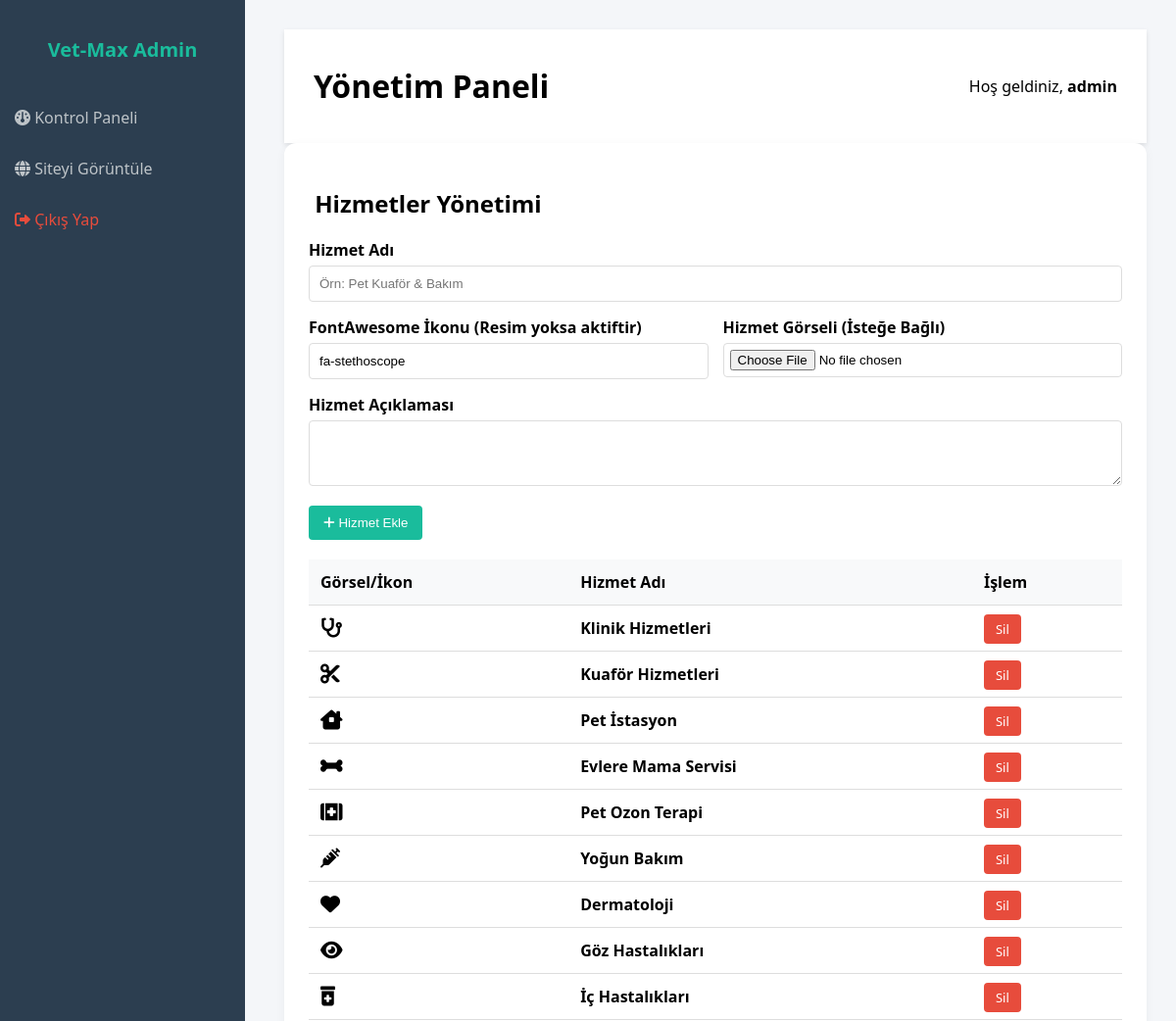
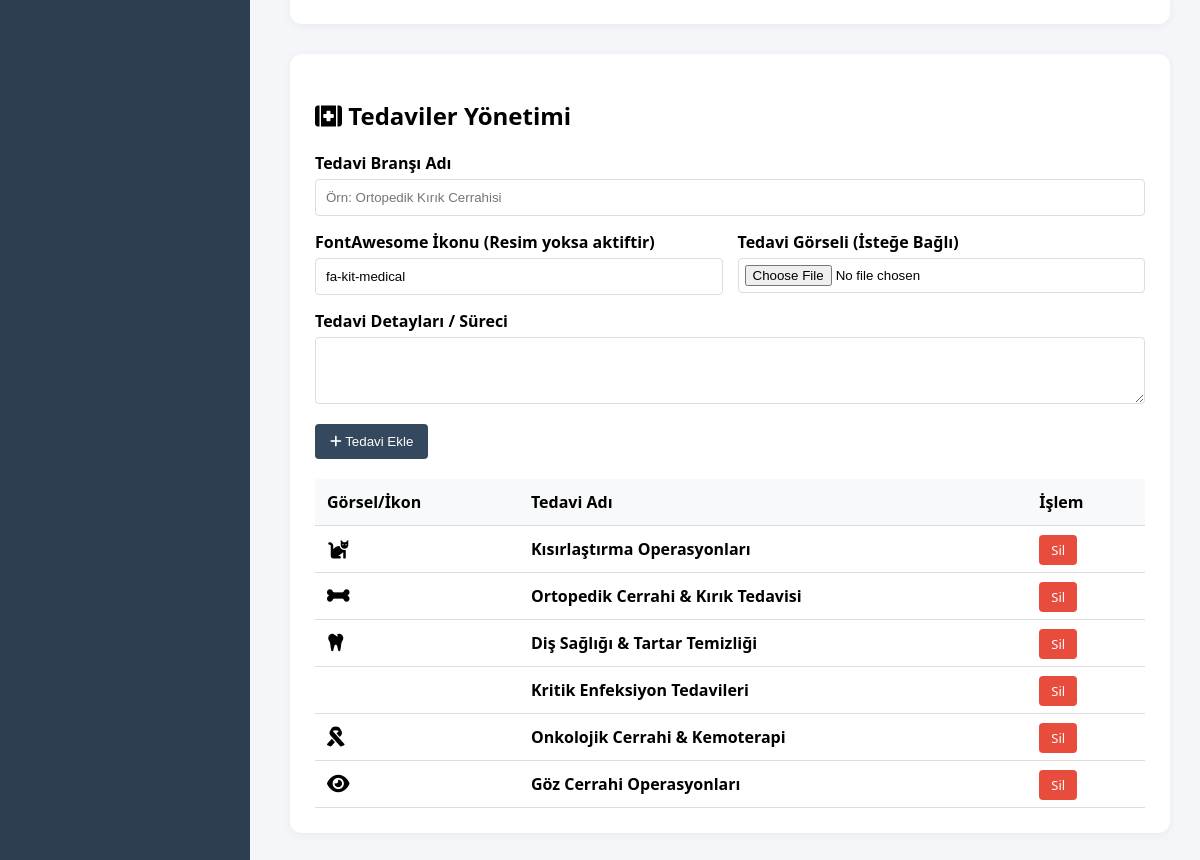
The app's page /admin/dashboard (signed in) with its own data (2 pictures, top to bottom).
### app.py (models this page shows)
class Service(db.Model):
    id = db.Column(db.Integer, primary_key=True)
    title = db.Column(db.String(100), nullable=False)
    description = db.Column(db.Text, nullable=False)
    icon = db.Column(db.String(50), default='fa-stethoscope')
    image = db.Column(db.String(120), nullable=True)

class Treatment(db.Model):
    id = db.Column(db.Integer, primary_key=True)
    title = db.Column(db.String(100), nullable=False)
    description = db.Column(db.Text, nullable=False)
    icon = db.Column(db.String(50), default='fa-kit-medical')
    image = db.Column(db.String(120), nullable=True)

### app.py (the view)
@app.route('/admin/dashboard')
def admin_dashboard():
    if not session.get('admin_logged_in'):
        return redirect(url_for('admin_login'))
    all_services = Service.query.all()
    all_treatments = Treatment.query.all()  # YENİ: Tedavileri Çek
    return render_template('admin/dashboard.html', services=all_services, treatments=all_treatments)

### templates/admin/dashboard.html (shortened to what this page needs)
<!DOCTYPE html>
<html lang="tr">
<head>
    <link rel="stylesheet" href="https://cdnjs.cloudflare.com/ajax/libs/font-awesome/6.0.0/css/all.min.css">
</head>
<body>
    <div class="sidebar">
        <h2>Vet-Max Admin</h2>
        <a href="/admin/dashboard"><i class="fa-solid fa-gauge"></i> Kontrol Paneli</a>
        <a href="/" target="_blank"><i class="fa-solid fa-globe"></i> Siteyi Görüntüle</a>
        <a href="/admin/logout" style="color: #e74c3c;"><i class="fa-solid fa-right-from-bracket"></i> Çıkış Yap</a>
    </div>
    <div class="main-content">
        <div class="header">
            <h1>Yönetim Paneli</h1>
            <span>Hoş geldiniz, <strong>{{ session['admin_username'] }}</strong></span>
        </div>
        <div class="card">
            <h2> Hizmetler Yönetimi</h2>
            <form action="/admin/service/add" method="POST" enctype="multipart/form-data">
                <div class="form-group">
                    <label>Hizmet Adı</label>
                    <input type="text" name="title" class="form-control" placeholder="Örn: Pet Kuaför & Bakım" required>
                </div>
                <div style="display: grid; grid-template-columns: 1fr 1fr; gap: 15px;">
                    <div class="form-group">
                        <label>FontAwesome İkonu (Resim yoksa aktiftir)</label>
                        <input type="text" name="icon" class="form-control" value="fa-stethoscope">
                    </div>
                    <div class="form-group">
                        <label>Hizmet Görseli (İsteğe Bağlı)</label>
                        <input type="file" name="image" accept="image/*" class="form-control" style="padding: 6px;">
                    </div>
                </div>
                <div class="form-group">
                    <label>Hizmet Açıklaması</label>
                    <textarea name="description" class="form-control" rows="3" required></textarea>
                </div>
                <button type="submit" class="btn"><i class="fa-solid fa-plus"></i> Hizmet Ekle</button>
            </form>
            <table class="data-list">
                <thead>
                    <tr>
                        <th>Görsel/İkon</th>
                        <th>Hizmet Adı</th>
                        <th>İşlem</th>
                    </tr>
                </thead>
                <tbody>
                    {% for service in services %}
                    <tr>
                        <td>
                            {% if service.image %}
                                <span style="color: green;"><i class="fa-solid fa-image"></i> Görsel Yüklü</span>
                            {% else %}
                                <i class="fa-solid {{ service.icon }} fa-lg"></i>
                            {% endif %}
                        </td>
                        <td><strong>{{ service.title }}</strong></td>
                        <td><a href="/admin/service/delete/{{ service.id }}" class="btn-danger" onclick="return confirm('Silmek istiyor musunuz?')">Sil</a></td>
                    </tr>
                    {% endfor %}
                </tbody>
            </table>
        </div>
        <div class="card">
            <h2><i class="fa-solid fa-kit-medical"></i> Tedaviler Yönetimi</h2>
            <form action="/admin/treatment/add" method="POST" enctype="multipart/form-data">
                <div class="form-group">
                    <label>Tedavi Branşı Adı</label>
                    <input type="text" name="title" class="form-control" placeholder="Örn: Ortopedik Kırık Cerrahisi" required>
                </div>
                <div style="display: grid; grid-template-columns: 1fr 1fr; gap: 15px;">
                    <div class="form-group">
                        <label>FontAwesome İkonu (Resim yoksa aktiftir)</label>
                        <input type="text" name="icon" class="form-control" value="fa-kit-medical">
                    </div>
                    <div class="form-group">
                        <label>Tedavi Görseli (İsteğe Bağlı)</label>
                        <input type="file" name="image" accept="image/*" class="form-control" style="padding: 6px;">
                    </div>
                </div>
                <div class="form-group">
                    <label>Tedavi Detayları / Süreci</label>
                    <textarea name="description" class="form-control" rows="3" required></textarea>
                </div>
                <button type="submit" class="btn" style="background-color: #34495e;"><i class="fa-solid fa-plus"></i> Tedavi Ekle</button>
            </form>
            <table class="data-list">
                <thead>
                    <tr>
                        <th>Görsel/İkon</th>
                        <th>Tedavi Adı</th>
                        <th>İşlem</th>
                    </tr>
                </thead>
                <tbody>
                    {% for treatment in treatments %}
                    <tr>
                        <td>
                            {% if treatment.image %}
                                <span style="color: green;"><i class="fa-solid fa-image"></i> Görsel Yüklü</span>
                            {% else %}
                                <i class="fa-solid {{ treatment.icon }} fa-lg"></i>
                            {% endif %}
                        </td>
                        <td><strong>{{ treatment.title }}</strong></td>
                        <td><a href="/admin/treatment/delete/{{ treatment.id }}" class="btn-danger" onclick="return confirm('Silmek istiyor musunuz?')">Sil</a></td>
                    </tr>
                    {% endfor %}
                </tbody>
            </table>
        </div>
    </div>
</body>
</html>

### templates/admin/dashboard.html (style rules this page uses)
body { font-family: 'Segoe UI', Tahoma, Geneva, Verdana, sans-serif; background: #f4f6f9; margin: 0; padding: 0; }
.sidebar { width: 250px; background: #2c3e50; position: fixed; height: 100%; color: white; padding-top: 20px; }
.sidebar h2 { text-align: center; font-size: 20px; margin-bottom: 30px; color: #1abc9c; }
.sidebar a { display: block; color: #bdc3c7; padding: 15px; text-decoration: none; transition: 0.3s; }
.main-content { margin-left: 260px; padding: 30px; }
.header { display: flex; justify-content: space-between; align-items: center; background: white; padding: 15px 30px; box-shadow: 0 2px 5px rgba(0,0,0,0.1); }
.card { background: white; padding: 25px; border-radius: 12px; box-shadow: 0 2px 10px rgba(0,0,0,0.05); margin-bottom: 30px; }
.form-group { margin-bottom: 15px; }
.form-group label { display: block; margin-bottom: 5px; font-weight: bold; }
.form-control { width: 100%; padding: 10px; border: 1px solid #ddd; border-radius: 4px; box-sizing: border-box; }
.btn { background: #1abc9c; color: white; padding: 10px 15px; border: none; border-radius: 4px; cursor: pointer; }
.btn-danger { background: #e74c3c; padding: 6px 12px; border-radius: 4px; text-decoration: none; color: white; font-size: 13px; }
.data-list { width: 100%; border-collapse: collapse; margin-top: 20px; }
.data-list th, .data-list td { padding: 12px; text-align: left; border-bottom: 1px solid #ddd; }
.data-list th { background: #f8f9fa; }

### records on screen
Service: title "Klinik Hizmetleri"
Service: title "Kuaför Hizmetleri"
Service: title "Pet İstasyon"
Service: title "Evlere Mama Servisi"
Service: title "Pet Ozon Terapi"
Service: title "Yoğun Bakım"
Service: title "Dermatoloji"
Service: title "Göz Hastalıkları"
Service: title "İç Hastalıkları"
Treatment: title "Kısırlaştırma Operasyonları"
Treatment: title "Ortopedik Cerrahi & Kırık Tedavisi"
Treatment: title "Diş Sağlığı & Tartar Temizliği"
Treatment: title "Kritik Enfeksiyon Tedavileri"
Treatment: title "Onkolojik Cerrahi & Kemoterapi"
Treatment: title "Göz Cerrahi Operasyonları"

### other values on screen
{{ session['admin_username'] }} "admin"
